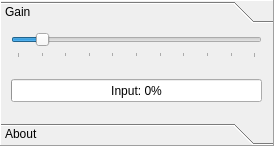
<?xml version="1.0" encoding="UTF-8"?>
<ui version="4.0">
 <class>InputToolBox</class>
 <widget class="QToolBox" name="InputToolBox">
  <property name="geometry">
   <rect>
    <x>0</x>
    <y>0</y>
    <width>274</width>
    <height>146</height>
   </rect>
  </property>
  <property name="focusPolicy">
   <enum>Qt::TabFocus</enum>
  </property>
  <property name="windowTitle">
   <string>ToolBox</string>
  </property>
  <property name="frameShape">
   <enum>QFrame::Panel</enum>
  </property>
  <property name="frameShadow">
   <enum>QFrame::Raised</enum>
  </property>
  <property name="currentIndex">
   <number>0</number>
  </property>
  <widget class="QWidget" name="gainPage">
   <property name="geometry">
    <rect>
     <x>0</x>
     <y>0</y>
     <width>272</width>
     <height>86</height>
    </rect>
   </property>
   <attribute name="label">
    <string>Gain</string>
   </attribute>
   <widget class="QSlider" name="gainSlider">
    <property name="geometry">
     <rect>
      <x>10</x>
      <y>0</y>
      <width>251</width>
      <height>29</height>
     </rect>
    </property>
    <property name="maximum">
     <number>999</number>
    </property>
    <property name="value">
     <number>100</number>
    </property>
    <property name="orientation">
     <enum>Qt::Horizontal</enum>
    </property>
    <property name="tickPosition">
     <enum>QSlider::TicksBelow</enum>
    </property>
    <property name="tickInterval">
     <number>100</number>
    </property>
   </widget>
   <widget class="QProgressBar" name="inputLevel">
    <property name="geometry">
     <rect>
      <x>10</x>
      <y>50</y>
      <width>251</width>
      <height>23</height>
     </rect>
    </property>
    <property name="maximum">
     <number>32768</number>
    </property>
    <property name="value">
     <number>24</number>
    </property>
    <property name="alignment">
     <set>Qt::AlignRight|Qt::AlignTop|Qt::AlignTrailing</set>
    </property>
    <property name="textVisible">
     <bool>true</bool>
    </property>
    <property name="format">
     <string>Input: %p%</string>
    </property>
   </widget>
  </widget>
  <widget class="QWidget" name="aboutPage">
   <property name="geometry">
    <rect>
     <x>0</x>
     <y>0</y>
     <width>98</width>
     <height>28</height>
    </rect>
   </property>
   <attribute name="label">
    <string>About</string>
   </attribute>
   <widget class="QLabel" name="label">
    <property name="geometry">
     <rect>
      <x>10</x>
      <y>0</y>
      <width>251</width>
      <height>17</height>
     </rect>
    </property>
    <property name="text">
     <string>Author: Doug Gale</string>
    </property>
   </widget>
  </widget>
 </widget>
 <resources/>
 <connections/>
</ui>
